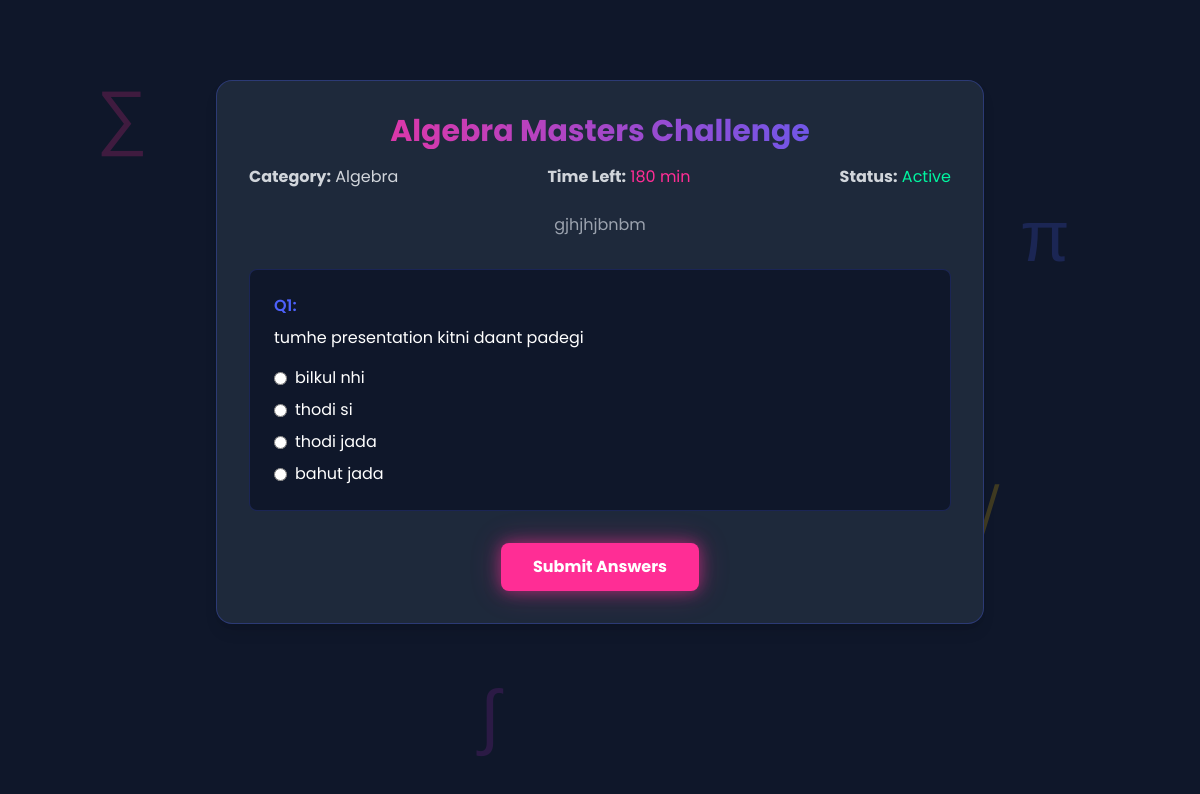
/contest/1/attempt/ (signed in), run on the app's committed database.
### quiz/models.py (models this page shows, shortened)
class Contest(models.Model):
    name = models.CharField(max_length=255)
    description = models.TextField(blank=True, null=True)
    start_date = models.DateTimeField()
    end_date = models.DateTimeField()
    is_active = models.BooleanField(default=True)
    category = models.CharField(max_length=100)
    duration = models.IntegerField(help_text="Duration in minutes")
    number_of_participants = models.PositiveIntegerField(default=0)
    image = models.ImageField(upload_to='contest_images/', blank=True, null=True)

class Question(models.Model):
    contest = models.ForeignKey('Contest', on_delete=models.CASCADE, related_name='questions')
    text = models.TextField()
    created_at = models.DateTimeField(auto_now_add=True)
    score = models.PositiveIntegerField(default=1, help_text="Score for this question")

class Choice(models.Model):
    question = models.ForeignKey(Question, on_delete=models.CASCADE, related_name='choices')
    text = models.CharField(max_length=255)
    is_correct = models.BooleanField(default=False)

### quiz/views.py (the view, shortened to what this page needs)
# urls.py: path('contest/<int:contest_id>/attempt/', attempt_contest, name='attempt_contest'),
@login_required
def attempt_contest(request, contest_id):
    contest = get_object_or_404(Contest, id=contest_id)
    questions = contest.questions.all()
    duration = contest.duration  # in minutes
    session_key = f'contest_{contest_id}_start_time'
    if session_key not in request.session:
        request.session[session_key] = timezone.now().isoformat()
    start_time = timezone.datetime.fromisoformat(request.session[session_key])
    elapsed = (timezone.now() - start_time).total_seconds() / 60  # in minutes
    time_left = max(0, int(duration - elapsed))
    submitted = False
    score = 0
    return render(request, "attempt_contest.html", {
        "contest": contest,
        "questions": questions if not submitted else [],
        "time_left": time_left,
        "expired": False,
        "submitted": submitted,
        "score": score if submitted else None,
    })

### templates/attempt_contest.html (shortened to what this page needs)
{% extends 'layout.html' %}
{% block content %}
<section class="relative py-20 overflow-hidden min-h-screen bg-dark-900">
    <div class="absolute inset-0 z-0 opacity-20 pointer-events-none">
        <div class="absolute text-7xl text-neon-pink animate-float-slow" style="top: 10%; left: 8%;">∑</div>
        <div class="absolute text-7xl text-neon-blue animate-float" style="top: 25%; left: 85%;">π</div>
        <div class="absolute text-7xl text-neon-green animate-float-fast" style="top: 70%; left: 20%;">∞</div>
        <div class="absolute text-7xl text-neon-yellow animate-float-slow" style="top: 60%; left: 80%;">√</div>
        <div class="absolute text-7xl text-neon-purple animate-float" style="top: 85%; left: 40%;">∫</div>
    </div>
    <div class="container mx-auto px-4 relative z-10">
        <div class="max-w-3xl mx-auto bg-dark-800 rounded-2xl shadow-lg p-8 border border-neon-blue/30">
            <h1 class="text-3xl font-bold mb-4 text-center text-gradient bg-gradient-to-r from-neon-pink to-neon-blue">{{ contest.name }}</h1>
            <div class="flex flex-col md:flex-row md:justify-between mb-6">
                <div class="text-gray-300 mb-2 md:mb-0">
                    <strong>Category:</strong> {{ contest.category }}
                </div>
                <div class="text-gray-300 mb-2 md:mb-0">
                    <strong>Time Left:</strong>
                    <span id="timer" class="text-neon-pink">{{ time_left }} min</span>
                </div>
                <div class="text-gray-300">
                    <strong>Status:</strong>
                    {% if expired %}
                        <span class="text-red-400">Expired</span>
                    {% else %}
                        <span class="text-neon-green">Active</span>
                    {% endif %}
                </div>
            </div>
            <p class="mb-8 text-gray-400 text-center">{{ contest.description }}</p>
            {% if expired %}
                <div class="text-center text-red-400 text-xl font-semibold mb-4">Time is up! You can no longer attempt this contest.</div>
            {% elif submitted %}
                <div class="text-center text-neon-green text-xl font-semibold mb-4">
                    Your answers have been submitted!<br>
                    Your score: {{ score }}
                </div>
            {% elif questions %}
                <form method="post" class="space-y-8" id="quiz-form">
                    {% for question in questions %}
                        <div class="mb-6 p-6 rounded-lg bg-dark-900 border border-neon-blue/20">
                            <div class="font-semibold text-neon-blue mb-2">Q{{ forloop.counter }}:</div>
                            <div class="text-white mb-4">{{ question.text }}</div>
                            {% if question.choices.all %}
                                <div class="space-y-2">
                                    {% for choice in question.choices.all %}
                                        <label class="flex items-center space-x-2 cursor-pointer">
                                            <input type="radio" name="answer_{{ question.id }}" value="{{ choice.id }}" required class="form-radio text-neon-pink focus:ring-neon-pink">
                                            <span class="text-white">{{ choice.text }}</span>
                                        </label>
                                    {% endfor %}
                                </div>
                            {% else %}
                                <textarea name="answer_{{ question.id }}" rows="3" class="w-full px-4 py-2 rounded-lg form-input bg-dark-800 text-white border border-neon-blue/30 focus:border-neon-blue focus:ring-2 focus:ring-neon-blue/50" placeholder="Type your answer here..." required></textarea>
                            {% endif %}
                        </div>
                    {% endfor %}
                    <div class="text-center">
                        <button type="submit" class="px-8 py-3 bg-neon-pink text-white font-bold rounded-lg glow-pink hover:bg-white hover:text-neon-pink transition-all duration-300">
                            Submit Answers
                        </button>
                    </div>
                </form>
            {% else %}
                <div class="text-center text-gray-400 text-lg py-8">No questions available for this contest.</div>
            {% endif %}
        </div>
    </div>
</section>
{% endblock content %}

### data on the page
Contest: name "Algebra Masters Challenge", category "Algebra", description "gjhjhjbnbm"
Question: text "tumhe presentation kitni daant padegi"
Choice: text "bilkul nhi"
Choice: text "thodi si"
Choice: text "thodi jada"
Choice: text "bahut jada"
